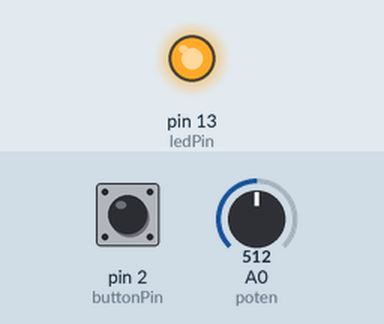
Simulated run of this sketch. Board: Arduino Uno, built with avr-gcc and run on an emulated ATmega328P. On the bench: output pins drawn as LEDs (lit = HIGH). The inputs (shaded band) are chosen by the test bench; at power-on: pin 2 (buttonPin) LOW, A0 (poten) = 512. Pins used as bus, display or sensor lines are not drawn; what the sketch prints to the serial monitor is not drawn.

Above: at 1.2 s.
1.3 s: pin 2 (buttonPin) pulled HIGH for 0.15 s
At 7.7 s:
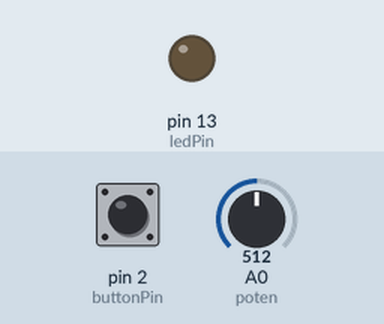
Timing chart, 0 to 9.2 s (numbered marks = the images above; inputs shaded):
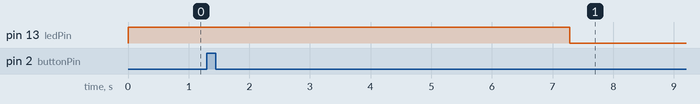

Measured:
- after the input at 1.3 s, pin 13 (ledPin): HIGH → LOW after 6.0 s

The sketch:

NUI_016_TIP120.ino
```cpp
// constants won't change. They're used here to set pin numbers:
const int buttonPin = 2;    // the number of the pushbutton pin
const int ledPin = 13;      // the number of the LED pin

#define dc 9
#define poten A0

// Variables will change:
int ledState = HIGH;         // the current state of the output pin
int buttonState;             // the current reading from the input pin
int lastButtonState = LOW;   // the previous reading from the input pin

// the following variables are unsigned longs because the time, measured in
// milliseconds, will quickly become a bigger number than can be stored in an int.
unsigned long lastDebounceTime = 0;  // the last time the output pin was toggled
unsigned long debounceDelay = 50;    // the debounce time; increase if the output flickers

void setup() {

  Serial.begin(9600);

  pinMode(buttonPin, INPUT);
  pinMode(ledPin, OUTPUT);
  pinMode(dc, OUTPUT);
  pinMode(poten, INPUT);

  // set initial LED state
  digitalWrite(ledPin, ledState);
}

void loop() {
  // read the state of the switch into a local variable:
  int reading = digitalRead(buttonPin);

  // check to see if you just pressed the button
  // (i.e. the input went from LOW to HIGH), and you've waited long enough
  // since the last press to ignore any noise:

  // If the switch changed, due to noise or pressing:
  if (reading != lastButtonState) {
    // reset the debouncing timer
    lastDebounceTime = millis();
  }

  if ((millis() - lastDebounceTime) > debounceDelay) {
    // whatever the reading is at, it's been there for longer than the debounce
    // delay, so take it as the actual current state:


    // if the button state has changed:
    if (reading != buttonState) {
      buttonState = reading;


      // only toggle the LED if the new button state is HIGH
      if (buttonState == HIGH) {
        ledState = !ledState;

      }
    }

    if (ledState == HIGH) {
      manualSpeed();
    }

    if (ledState == LOW) {
      autoSpeed();
    }

  }

  // set the LED:
  digitalWrite(ledPin, ledState);


  // save the reading. Next time through the loop, it'll be the lastButtonState:
  lastButtonState = reading;
}


void autoSpeed() {
  for (float i = 0; i < 360; i = i + 0.314) {
    //convert 0-360 angle to radian (needed for sin function)
    float rad = DEG_TO_RAD * i; //calculate sin of angle as number between 0 and 255
    int sinOut = constrain((sin(rad) * 128) + 128, 0, 255);
    analogWrite(dc, sinOut);
    delay(5);
  }
}


void manualSpeed() {
  int poten = analogRead(A0);
  int mapVal = map(poten, 200, 1024, 0, 255);
  if (poten <= 200) {
    mapVal = 0;
  } else {
    analogWrite(dc, mapVal);
    delay(5);
  }
  Serial.print(poten);
  Serial.print(" / ");
  Serial.println(mapVal);
}
```
